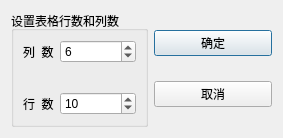
<?xml version="1.0" encoding="UTF-8"?>
<ui version="4.0">
 <class>QDialogSetSize</class>
 <widget class="QDialog" name="QDialogSetSize">
  <property name="geometry">
   <rect>
    <x>0</x>
    <y>0</y>
    <width>283</width>
    <height>138</height>
   </rect>
  </property>
  <property name="windowTitle">
   <string>Dialog</string>
  </property>
  <layout class="QGridLayout" name="gridLayout">
   <item row="0" column="0">
    <layout class="QHBoxLayout" name="horizontalLayout">
     <item>
      <widget class="QGroupBox" name="groupBox">
       <property name="title">
        <string>设置表格行数和列数</string>
       </property>
       <layout class="QFormLayout" name="formLayout">
        <item row="0" column="0">
         <widget class="QLabel" name="label_2">
          <property name="text">
           <string>列  数</string>
          </property>
         </widget>
        </item>
        <item row="0" column="1">
         <widget class="QSpinBox" name="spinBoxColumn">
          <property name="minimum">
           <number>1</number>
          </property>
          <property name="maximum">
           <number>500</number>
          </property>
          <property name="value">
           <number>6</number>
          </property>
         </widget>
        </item>
        <item row="2" column="0">
         <widget class="QLabel" name="label">
          <property name="text">
           <string>行  数</string>
          </property>
         </widget>
        </item>
        <item row="2" column="1">
         <widget class="QSpinBox" name="spinBoxRow">
          <property name="minimum">
           <number>1</number>
          </property>
          <property name="maximum">
           <number>500</number>
          </property>
          <property name="value">
           <number>10</number>
          </property>
         </widget>
        </item>
        <item row="1" column="1">
         <spacer name="verticalSpacer">
          <property name="orientation">
           <enum>Qt::Vertical</enum>
          </property>
          <property name="sizeHint" stdset="0">
           <size>
            <width>20</width>
            <height>40</height>
           </size>
          </property>
         </spacer>
        </item>
       </layout>
      </widget>
     </item>
     <item>
      <layout class="QVBoxLayout" name="verticalLayout">
       <item>
        <widget class="QPushButton" name="btnOK">
         <property name="text">
          <string>确定</string>
         </property>
         <property name="icon">
          <iconset resource="../../../QT5.9Samp2019/chap06Forms/samp6_2CustomDialogs/res.qrc">
           <normaloff>:/images/images/704.bmp</normaloff>:/images/images/704.bmp</iconset>
         </property>
        </widget>
       </item>
       <item>
        <widget class="QPushButton" name="btnCancel">
         <property name="text">
          <string>取消</string>
         </property>
         <property name="icon">
          <iconset resource="../../../QT5.9Samp2019/chap06Forms/samp6_2CustomDialogs/res.qrc">
           <normaloff>:/images/images/706.bmp</normaloff>:/images/images/706.bmp</iconset>
         </property>
        </widget>
       </item>
      </layout>
     </item>
    </layout>
   </item>
  </layout>
 </widget>
 <resources>
  <include location="../../../QT5.9Samp2019/chap06Forms/samp6_2CustomDialogs/res.qrc"/>
 </resources>
 <connections>
  <connection>
   <sender>btnOK</sender>
   <signal>clicked()</signal>
   <receiver>QDialogSetSize</receiver>
   <slot>accept()</slot>
   <hints>
    <hint type="sourcelabel">
     <x>234</x>
     <y>43</y>
    </hint>
    <hint type="destinationlabel">
     <x>141</x>
     <y>68</y>
    </hint>
   </hints>
  </connection>
  <connection>
   <sender>btnCancel</sender>
   <signal>clicked()</signal>
   <receiver>QDialogSetSize</receiver>
   <slot>reject()</slot>
   <hints>
    <hint type="sourcelabel">
     <x>234</x>
     <y>92</y>
    </hint>
    <hint type="destinationlabel">
     <x>141</x>
     <y>68</y>
    </hint>
   </hints>
  </connection>
 </connections>
</ui>
